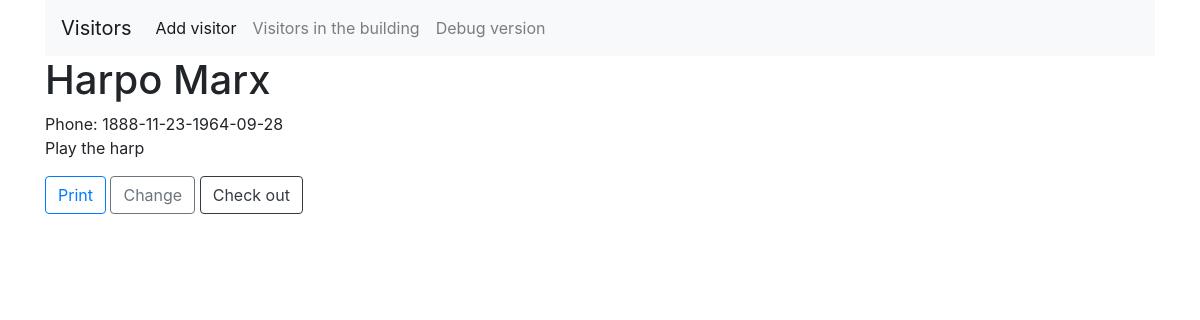
Screenshot of /post.php?id=7 with the database file from the repository.
### tables this page shows
CREATE TABLE `visitors` (
  `id` int(11) NOT NULL,
  `company` varchar(100) NOT NULL,
  `name` varchar(100) NOT NULL,
  `phone` varchar(50) NOT NULL,
  `errand` text NOT NULL,
  `checkin` timestamp NOT NULL DEFAULT CURRENT_TIMESTAMP,
  `checkout` timestamp NULL DEFAULT NULL,
  `image_url` varchar(255) DEFAULT NULL
);

### post.php (the view, shortened to what this page needs)
<?php
	require('config/db.php');
		$id = mysqli_real_escape_string($conn, $_GET['id']);
		$query = 'SELECT * FROM visitors WHERE id = '.$id;
		$result = mysqli_query($conn, $query);
		$post = mysqli_fetch_assoc($result);
?>
	<?php include('inc/header.php'); ?>
		<div class="container">
		<form method="POST" action="<?php $_SERVER['PHP_SELF']; ?>">
			<h1><?php echo $post['name']; ?></h1>
			Phone: <?php echo $post['phone']; ?>
			<p><?php echo $post['errand']; ?></p>
			<a href="<?php echo ROOT_URL; ?>postwithpicture.php?id=<?php echo $post['id']; ?>"><button type="button" class="btn btn-outline-primary">Print</button></a>
			<a href="<?php echo ROOT_URL; ?>editpost.php?id=<?php echo $post['id']; ?>" class="btn btn-outline-secondary">Change</a>
			<input type="submit" value="Check out" name="update" class="btn btn-outline-dark">
		</form>
		</div>
	<?php include('inc/footer.php'); ?>

### rows the page displays
visitors: name "Harpo Marx", phone "1888-11-23-1964-09-28", errand "Play the harp"
